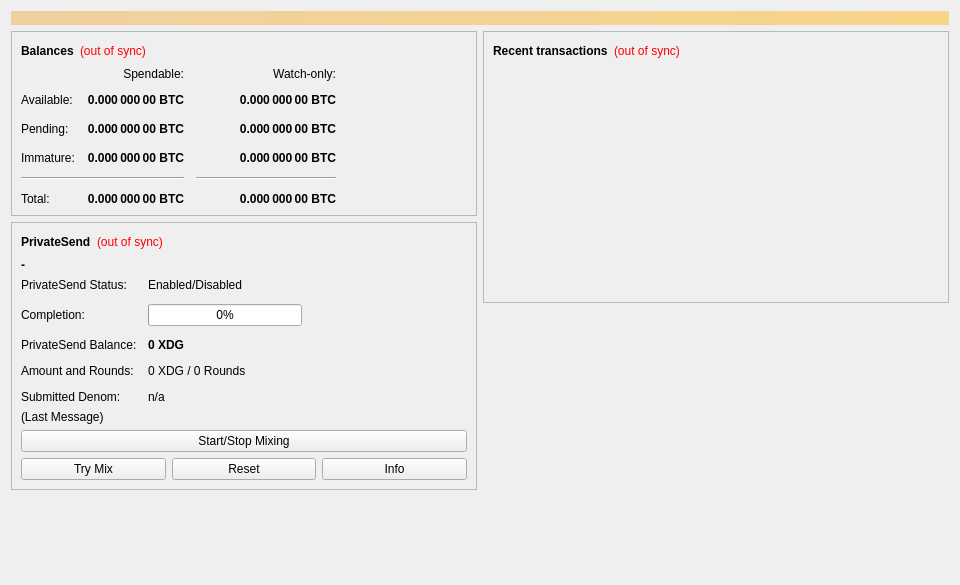
<?xml version="1.0" encoding="UTF-8"?>
<ui version="4.0">
 <class>OverviewPage</class>
 <widget class="QWidget" name="OverviewPage">
  <property name="geometry">
   <rect>
    <x>0</x>
    <y>0</y>
    <width>960</width>
    <height>585</height>
   </rect>
  </property>
  <property name="minimumSize">
   <size>
    <width>960</width>
    <height>0</height>
   </size>
  </property>
  <property name="windowTitle">
   <string>Form</string>
  </property>
  <layout class="QVBoxLayout" name="topLayout">
   <item>
    <widget class="QLabel" name="labelAlerts">
     <property name="visible">
      <bool>false</bool>
     </property>
     <property name="styleSheet">
      <string notr="true">QLabel { background-color: qlineargradient(x1: 0, y1: 0, x2: 1, y2: 0, stop:0 #F0D0A0, stop:1 #F8D488); color:#000000; }</string>
     </property>
     <property name="wordWrap">
      <bool>true</bool>
     </property>
     <property name="margin">
      <number>3</number>
     </property>
     <property name="textInteractionFlags">
      <set>Qt::TextSelectableByMouse</set>
     </property>
    </widget>
   </item>
   <item>
    <layout class="QHBoxLayout" name="horizontalLayout" stretch="1,1">
     <item>
      <layout class="QVBoxLayout" name="verticalLayout_2">
       <item>
        <widget class="QFrame" name="frame">
         <property name="frameShape">
          <enum>QFrame::StyledPanel</enum>
         </property>
         <property name="frameShadow">
          <enum>QFrame::Raised</enum>
         </property>
         <layout class="QVBoxLayout" name="verticalLayout_4">
          <item>
           <layout class="QHBoxLayout" name="horizontalLayout_4">
            <item>
             <widget class="QLabel" name="label_5">
              <property name="font">
               <font>
                <weight>75</weight>
                <bold>true</bold>
               </font>
              </property>
              <property name="text">
               <string>Balances</string>
              </property>
             </widget>
            </item>
            <item>
             <widget class="QLabel" name="labelWalletStatus">
              <property name="toolTip">
               <string>The displayed information may be out of date. Your wallet automatically synchronizes with the EDGY network after a connection is established, but this process has not completed yet.</string>
              </property>
              <property name="styleSheet">
               <string notr="true">QLabel { color: red; }</string>
              </property>
              <property name="text">
               <string notr="true">(out of sync)</string>
              </property>
              <property name="alignment">
               <set>Qt::AlignLeading|Qt::AlignLeft|Qt::AlignVCenter</set>
              </property>
             </widget>
            </item>
            <item>
             <spacer name="horizontalSpacer_3">
              <property name="orientation">
               <enum>Qt::Horizontal</enum>
              </property>
              <property name="sizeHint" stdset="0">
               <size>
                <width>40</width>
                <height>20</height>
               </size>
              </property>
             </spacer>
            </item>
           </layout>
          </item>
          <item>
           <layout class="QGridLayout" name="gridLayout">
            <property name="spacing">
             <number>12</number>
            </property>
            <item row="2" column="2">
             <widget class="QLabel" name="labelWatchPending">
              <property name="font">
               <font>
                <weight>75</weight>
                <bold>true</bold>
               </font>
              </property>
              <property name="cursor">
               <cursorShape>IBeamCursor</cursorShape>
              </property>
              <property name="toolTip">
               <string>Unconfirmed transactions to watch-only addresses</string>
              </property>
              <property name="text">
               <string notr="true">0.000 000 00 BTC</string>
              </property>
              <property name="alignment">
               <set>Qt::AlignRight|Qt::AlignTrailing|Qt::AlignVCenter</set>
              </property>
              <property name="textInteractionFlags">
               <set>Qt::LinksAccessibleByMouse|Qt::TextSelectableByKeyboard|Qt::TextSelectableByMouse</set>
              </property>
             </widget>
            </item>
            <item row="2" column="1">
             <widget class="QLabel" name="labelUnconfirmed">
              <property name="font">
               <font>
                <weight>75</weight>
                <bold>true</bold>
               </font>
              </property>
              <property name="cursor">
               <cursorShape>IBeamCursor</cursorShape>
              </property>
              <property name="toolTip">
               <string>Total of transactions that have yet to be confirmed, and do not yet count toward the spendable balance</string>
              </property>
              <property name="text">
               <string notr="true">0.000 000 00 BTC</string>
              </property>
              <property name="alignment">
               <set>Qt::AlignRight|Qt::AlignTrailing|Qt::AlignVCenter</set>
              </property>
              <property name="textInteractionFlags">
               <set>Qt::LinksAccessibleByMouse|Qt::TextSelectableByKeyboard|Qt::TextSelectableByMouse</set>
              </property>
             </widget>
            </item>
            <item row="3" column="2">
             <widget class="QLabel" name="labelWatchImmature">
              <property name="font">
               <font>
                <weight>75</weight>
                <bold>true</bold>
               </font>
              </property>
              <property name="cursor">
               <cursorShape>IBeamCursor</cursorShape>
              </property>
              <property name="toolTip">
               <string>Mined balance in watch-only addresses that has not yet matured</string>
              </property>
              <property name="text">
               <string notr="true">0.000 000 00 BTC</string>
              </property>
              <property name="alignment">
               <set>Qt::AlignRight|Qt::AlignTrailing|Qt::AlignVCenter</set>
              </property>
              <property name="textInteractionFlags">
               <set>Qt::LinksAccessibleByMouse|Qt::TextSelectableByKeyboard|Qt::TextSelectableByMouse</set>
              </property>
             </widget>
            </item>
            <item row="4" column="0" colspan="2">
             <widget class="Line" name="lineSpendableBalance">
              <property name="orientation">
               <enum>Qt::Horizontal</enum>
              </property>
             </widget>
            </item>
            <item row="4" column="2">
             <widget class="Line" name="lineWatchBalance">
              <property name="sizePolicy">
               <sizepolicy hsizetype="Preferred" vsizetype="Fixed">
                <horstretch>0</horstretch>
                <verstretch>0</verstretch>
               </sizepolicy>
              </property>
              <property name="minimumSize">
               <size>
                <width>140</width>
                <height>0</height>
               </size>
              </property>
              <property name="orientation">
               <enum>Qt::Horizontal</enum>
              </property>
             </widget>
            </item>
            <item row="5" column="0">
             <widget class="QLabel" name="labelTotalText">
              <property name="text">
               <string>Total:</string>
              </property>
             </widget>
            </item>
            <item row="3" column="1">
             <widget class="QLabel" name="labelImmature">
              <property name="font">
               <font>
                <weight>75</weight>
                <bold>true</bold>
               </font>
              </property>
              <property name="cursor">
               <cursorShape>IBeamCursor</cursorShape>
              </property>
              <property name="toolTip">
               <string>Mined balance that has not yet matured</string>
              </property>
              <property name="text">
               <string notr="true">0.000 000 00 BTC</string>
              </property>
              <property name="alignment">
               <set>Qt::AlignRight|Qt::AlignTrailing|Qt::AlignVCenter</set>
              </property>
              <property name="textInteractionFlags">
               <set>Qt::LinksAccessibleByMouse|Qt::TextSelectableByKeyboard|Qt::TextSelectableByMouse</set>
              </property>
             </widget>
            </item>
            <item row="2" column="3">
             <spacer name="horizontalSpacer_2">
              <property name="orientation">
               <enum>Qt::Horizontal</enum>
              </property>
              <property name="sizeHint" stdset="0">
               <size>
                <width>40</width>
                <height>20</height>
               </size>
              </property>
             </spacer>
            </item>
            <item row="3" column="0">
             <widget class="QLabel" name="labelImmatureText">
              <property name="text">
               <string>Immature:</string>
              </property>
             </widget>
            </item>
            <item row="5" column="1">
             <widget class="QLabel" name="labelTotal">
              <property name="font">
               <font>
                <weight>75</weight>
                <bold>true</bold>
               </font>
              </property>
              <property name="cursor">
               <cursorShape>IBeamCursor</cursorShape>
              </property>
              <property name="toolTip">
               <string>Your current total balance</string>
              </property>
              <property name="text">
               <string notr="true">0.000 000 00 BTC</string>
              </property>
              <property name="alignment">
               <set>Qt::AlignRight|Qt::AlignTrailing|Qt::AlignVCenter</set>
              </property>
              <property name="textInteractionFlags">
               <set>Qt::LinksAccessibleByMouse|Qt::TextSelectableByKeyboard|Qt::TextSelectableByMouse</set>
              </property>
             </widget>
            </item>
            <item row="5" column="2">
             <widget class="QLabel" name="labelWatchTotal">
              <property name="font">
               <font>
                <weight>75</weight>
                <bold>true</bold>
               </font>
              </property>
              <property name="cursor">
               <cursorShape>IBeamCursor</cursorShape>
              </property>
              <property name="toolTip">
               <string>Current total balance in watch-only addresses</string>
              </property>
              <property name="text">
               <string notr="true">0.000 000 00 BTC</string>
              </property>
              <property name="alignment">
               <set>Qt::AlignRight|Qt::AlignTrailing|Qt::AlignVCenter</set>
              </property>
              <property name="textInteractionFlags">
               <set>Qt::LinksAccessibleByMouse|Qt::TextSelectableByKeyboard|Qt::TextSelectableByMouse</set>
              </property>
             </widget>
            </item>
            <item row="0" column="2">
             <widget class="QLabel" name="labelWatchonly">
              <property name="text">
               <string>Watch-only:</string>
              </property>
              <property name="alignment">
               <set>Qt::AlignRight|Qt::AlignTrailing|Qt::AlignVCenter</set>
              </property>
             </widget>
            </item>
            <item row="1" column="0">
             <widget class="QLabel" name="labelBalanceText">
              <property name="text">
               <string>Available:</string>
              </property>
             </widget>
            </item>
            <item row="1" column="1">
             <widget class="QLabel" name="labelBalance">
              <property name="font">
               <font>
                <weight>75</weight>
                <bold>true</bold>
               </font>
              </property>
              <property name="cursor">
               <cursorShape>IBeamCursor</cursorShape>
              </property>
              <property name="toolTip">
               <string>Your current spendable balance</string>
              </property>
              <property name="text">
               <string notr="true">0.000 000 00 BTC</string>
              </property>
              <property name="alignment">
               <set>Qt::AlignRight|Qt::AlignTrailing|Qt::AlignVCenter</set>
              </property>
              <property name="textInteractionFlags">
               <set>Qt::LinksAccessibleByMouse|Qt::TextSelectableByKeyboard|Qt::TextSelectableByMouse</set>
              </property>
             </widget>
            </item>
            <item row="1" column="2">
             <widget class="QLabel" name="labelWatchAvailable">
              <property name="font">
               <font>
                <weight>75</weight>
                <bold>true</bold>
               </font>
              </property>
              <property name="cursor">
               <cursorShape>IBeamCursor</cursorShape>
              </property>
              <property name="toolTip">
               <string>Your current balance in watch-only addresses</string>
              </property>
              <property name="text">
               <string notr="true">0.000 000 00 BTC</string>
              </property>
              <property name="alignment">
               <set>Qt::AlignRight|Qt::AlignTrailing|Qt::AlignVCenter</set>
              </property>
              <property name="textInteractionFlags">
               <set>Qt::LinksAccessibleByMouse|Qt::TextSelectableByKeyboard|Qt::TextSelectableByMouse</set>
              </property>
             </widget>
            </item>
            <item row="2" column="0">
             <widget class="QLabel" name="labelPendingText">
              <property name="text">
               <string>Pending:</string>
              </property>
             </widget>
            </item>
            <item row="0" column="1">
             <widget class="QLabel" name="labelSpendable">
              <property name="text">
               <string>Spendable:</string>
              </property>
              <property name="alignment">
               <set>Qt::AlignRight|Qt::AlignTrailing|Qt::AlignVCenter</set>
              </property>
             </widget>
            </item>
           </layout>
          </item>
         </layout>
        </widget>
       </item>
       <item>
        <widget class="QFrame" name="framePrivateSend">
         <property name="layoutDirection">
          <enum>Qt::LeftToRight</enum>
         </property>
         <property name="frameShape">
          <enum>QFrame::StyledPanel</enum>
         </property>
         <property name="frameShadow">
          <enum>QFrame::Raised</enum>
         </property>
         <layout class="QVBoxLayout" name="VerticalLayout_PS1">
          <item>
           <layout class="QHBoxLayout" name="horizontalLayout_5">
            <item>
             <widget class="QLabel" name="labelPrivateSendHeader">
              <property name="font">
               <font>
                <weight>75</weight>
                <bold>true</bold>
               </font>
              </property>
              <property name="text">
               <string>PrivateSend</string>
              </property>
             </widget>
            </item>
            <item>
             <widget class="QLabel" name="labelPrivateSendSyncStatus">
              <property name="toolTip">
               <string>The displayed information may be out of date. Your wallet automatically synchronizes with the EDGY network after a connection is established, but this process has not completed yet.</string>
              </property>
              <property name="styleSheet">
               <string notr="true">QLabel { color: red; }</string>
              </property>
              <property name="text">
               <string notr="true">(out of sync)</string>
              </property>
              <property name="alignment">
               <set>Qt::AlignLeading|Qt::AlignLeft|Qt::AlignVCenter</set>
              </property>
             </widget>
            </item>
            <item>
             <spacer name="horizontalSpacer_4">
              <property name="orientation">
               <enum>Qt::Horizontal</enum>
              </property>
              <property name="sizeHint" stdset="0">
               <size>
                <width>40</width>
                <height>20</height>
               </size>
              </property>
             </spacer>
            </item>
           </layout>
          </item>
          <item>
           <layout class="QHBoxLayout" name="horizontalLayout_5">
            <item>
             <widget class="QLabel" name="labelPrivateSendHeader2">
              <property name="font">
               <font>
                <weight>75</weight>
                <bold>true</bold>
               </font>
              </property>
              <property name="text">
               <string>-</string>
              </property>
             </widget>
            </item>
           </layout>
          </item>
          <item>
           <layout class="QFormLayout" name="privateSendFormLayout">
            <property name="fieldGrowthPolicy">
             <enum>QFormLayout::AllNonFixedFieldsGrow</enum>
            </property>
            <property name="horizontalSpacing">
             <number>11</number>
            </property>
            <property name="verticalSpacing">
             <number>12</number>
            </property>
            <item row="0" column="0">
             <widget class="QLabel" name="labelPrivateSendEnabledText">
              <property name="text">
               <string>PrivateSend Status:</string>
              </property>
             </widget>
            </item>
            <item row="0" column="1">
             <widget class="QLabel" name="labelPrivateSendEnabled">
              <property name="text">
               <string>Enabled/Disabled</string>
              </property>
             </widget>
            </item>
            <item row="1" column="0">
             <widget class="QLabel" name="labelCompletitionText">
              <property name="text">
               <string>Completion:</string>
              </property>
             </widget>
            </item>
            <item row="1" column="1">
             <widget class="QProgressBar" name="privateSendProgress">
              <property name="maximumSize">
               <size>
                <width>154</width>
                <height>16777215</height>
               </size>
              </property>
              <property name="value">
               <number>0</number>
              </property>
             </widget>
            </item>
            <item row="2" column="0">
             <widget class="QLabel" name="labelAnonymizedText">
              <property name="text">
               <string>PrivateSend Balance:</string>
              </property>
             </widget>
            </item>
            <item row="2" column="1">
             <widget class="QLabel" name="labelAnonymized">
              <property name="font">
               <font>
                <weight>75</weight>
                <bold>true</bold>
               </font>
              </property>
              <property name="text">
               <string notr="true">0 XDG</string>
              </property>
             </widget>
            </item>
            <item row="3" column="0">
             <widget class="QLabel" name="labelAmountAndRoundsText">
              <property name="text">
               <string>Amount and Rounds:</string>
              </property>
             </widget>
            </item>
            <item row="3" column="1">
             <widget class="QLabel" name="labelAmountRounds">
              <property name="text">
               <string>0 XDG / 0 Rounds</string>
              </property>
             </widget>
            </item>
            <item row="4" column="0">
             <widget class="QLabel" name="labelSubmittedDenomText">
              <property name="text">
               <string>Submitted Denom:</string>
              </property>
             </widget>
            </item>
            <item row="4" column="1">
             <widget class="QLabel" name="labelSubmittedDenom">
              <property name="toolTip">
               <string>The denominations you submitted to the Masternode.&lt;br&gt;To mix, other users must submit the exact same denominations.</string>
              </property>
              <property name="text">
               <string>n/a</string>
              </property>
             </widget>
            </item>
           </layout>
          </item>
          <item>
           <layout class="QVBoxLayout" name="VerticalLayout_PS">
            <item>
             <widget class="QLabel" name="labelPrivateSendLastMessage">
              <property name="text">
               <string>(Last Message)</string>
              </property>
              <property name="alignment">
               <set>Qt::AlignLeading|Qt::AlignLeft|Qt::AlignTop</set>
              </property>
              <property name="wordWrap">
               <bool>true</bool>
              </property>
             </widget>
            </item>
            <item>
             <widget class="QPushButton" name="togglePrivateSend">
              <property name="sizePolicy">
               <sizepolicy hsizetype="MinimumExpanding" vsizetype="Fixed">
                <horstretch>0</horstretch>
                <verstretch>0</verstretch>
               </sizepolicy>
              </property>
              <property name="text">
               <string>Start/Stop Mixing</string>
              </property>
             </widget>
            </item>
            <item>
             <layout class="QHBoxLayout" name="horizontalLayout_debugbuttons">
              <item>
               <widget class="QPushButton" name="privateSendAuto">
                <property name="sizePolicy">
                 <sizepolicy hsizetype="MinimumExpanding" vsizetype="Fixed">
                  <horstretch>0</horstretch>
                  <verstretch>0</verstretch>
                 </sizepolicy>
                </property>
                <property name="toolTip">
                 <string>Try to manually submit a PrivateSend request.</string>
                </property>
                <property name="text">
                 <string>Try Mix</string>
                </property>
               </widget>
              </item>
              <item>
               <widget class="QPushButton" name="privateSendReset">
                <property name="sizePolicy">
                 <sizepolicy hsizetype="MinimumExpanding" vsizetype="Fixed">
                  <horstretch>0</horstretch>
                  <verstretch>0</verstretch>
                 </sizepolicy>
                </property>
                <property name="toolTip">
                 <string>Reset the current status of PrivateSend (can interrupt PrivateSend if it's in the process of Mixing, which can cost you money!)</string>
                </property>
                <property name="autoFillBackground">
                 <bool>false</bool>
                </property>
                <property name="text">
                 <string>Reset</string>
                </property>
               </widget>
              </item>
              <item>
               <widget class="QPushButton" name="privateSendInfo">
                <property name="sizePolicy">
                 <sizepolicy hsizetype="MinimumExpanding" vsizetype="Fixed">
                  <horstretch>0</horstretch>
                  <verstretch>0</verstretch>
                 </sizepolicy>
                </property>
                <property name="toolTip">
                 <string>Information about PrivateSend and Mixing</string>
                </property>
                <property name="text">
                 <string>Info</string>
                </property>
               </widget>
              </item>
             </layout>
            </item>
           </layout>
          </item>
         </layout>
        </widget>
       </item>
       <item>
        <spacer name="verticalSpacer">
         <property name="orientation">
          <enum>Qt::Vertical</enum>
         </property>
         <property name="sizeHint" stdset="0">
          <size>
           <width>20</width>
           <height>40</height>
          </size>
         </property>
        </spacer>
       </item>
      </layout>
     </item>
     <item>
      <layout class="QVBoxLayout" name="verticalLayout_3">
       <item>
        <widget class="QFrame" name="frame_2">
         <property name="frameShape">
          <enum>QFrame::StyledPanel</enum>
         </property>
         <property name="frameShadow">
          <enum>QFrame::Raised</enum>
         </property>
         <layout class="QVBoxLayout" name="verticalLayout">
          <item>
           <layout class="QHBoxLayout" name="horizontalLayout_2">
            <item>
             <widget class="QLabel" name="label_4">
              <property name="font">
               <font>
                <weight>75</weight>
                <bold>true</bold>
               </font>
              </property>
              <property name="text">
               <string>Recent transactions</string>
              </property>
             </widget>
            </item>
            <item>
             <widget class="QLabel" name="labelTransactionsStatus">
              <property name="toolTip">
               <string>The displayed information may be out of date. Your wallet automatically synchronizes with the EDGY network after a connection is established, but this process has not completed yet.</string>
              </property>
              <property name="styleSheet">
               <string notr="true">QLabel { color: red; }</string>
              </property>
              <property name="text">
               <string notr="true">(out of sync)</string>
              </property>
              <property name="alignment">
               <set>Qt::AlignLeading|Qt::AlignLeft|Qt::AlignVCenter</set>
              </property>
             </widget>
            </item>
            <item>
             <spacer name="horizontalSpacer">
              <property name="orientation">
               <enum>Qt::Horizontal</enum>
              </property>
              <property name="sizeHint" stdset="0">
               <size>
                <width>40</width>
                <height>20</height>
               </size>
              </property>
             </spacer>
            </item>
           </layout>
          </item>
          <item>
           <widget class="QListView" name="listTransactions">
            <property name="styleSheet">
             <string notr="true">QListView { background: transparent; }</string>
            </property>
            <property name="frameShape">
             <enum>QFrame::NoFrame</enum>
            </property>
            <property name="verticalScrollBarPolicy">
             <enum>Qt::ScrollBarAlwaysOff</enum>
            </property>
            <property name="horizontalScrollBarPolicy">
             <enum>Qt::ScrollBarAlwaysOff</enum>
            </property>
            <property name="selectionMode">
             <enum>QAbstractItemView::NoSelection</enum>
            </property>
           </widget>
          </item>
         </layout>
        </widget>
       </item>
       <item>
        <spacer name="verticalSpacer_2">
         <property name="orientation">
          <enum>Qt::Vertical</enum>
         </property>
         <property name="sizeHint" stdset="0">
          <size>
           <width>20</width>
           <height>40</height>
          </size>
         </property>
        </spacer>
       </item>
      </layout>
     </item>
    </layout>
   </item>
  </layout>
 </widget>
 <resources/>
 <connections/>
</ui>
